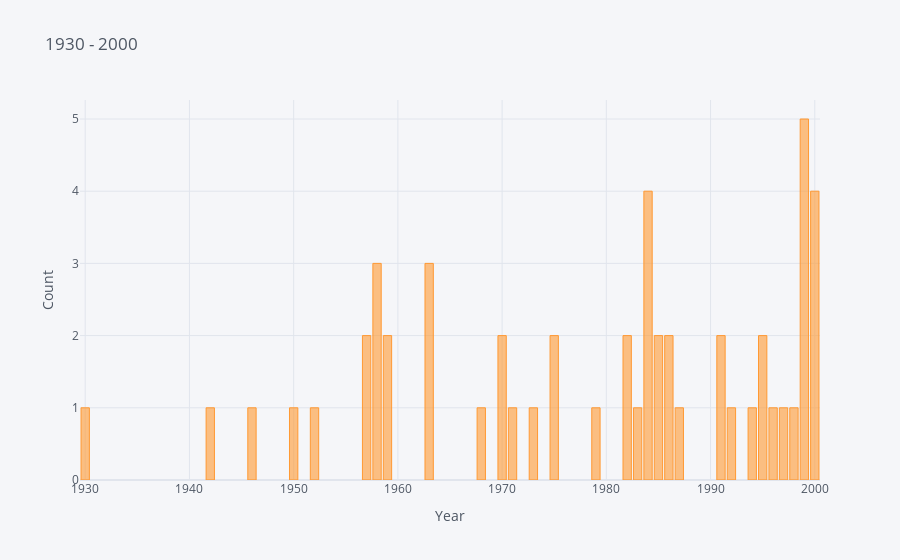

Notebook cell for this chart:
### Code cell
# plt.figure(figsize = (10,5))
tracks_1930_2000 = yearly_tracks_count.loc[1930:2000]
# tracks_1930_2000.plot(kind = 'bar', cmap = 'coolwarm')
# plt.xlabel('Year')
# plt.ylabel('Count')
# plt.title('1930 - 2000')
# plt.show()
tracks_1930_2000.iplot(kind = 'bar', xTitle = 'Year', yTitle = 'Count', title = '1930 - 2000')

### Figure 1 — Plotly figure (JSON) as saved in the notebook; plotly's stock layout.template omitted (floating-point values rounded to 4 significant figures)
{"data": [{"marker": {"color": "rgba(255, 153, 51, 0.6)", "line": {"color": "rgba(255, 153, 51, 1.0)", "width": 1}}, "name": "track_name", "orientation": "v", "text": "", "type": "bar", "x": [1930, 1942, 1946, 1950, 1952, 1957, 1958, 1959, 1963, 1968, 1970, 1971, 1973, 1975, 1979, 1982, 1983, 1984, 1985, 1986, 1987, 1991, 1992, 1994, 1995, 1996, 1997, 1998, 1999, 2000], "y": [1, 1, 1, 1, 1, 2, 3, 2, 3, 1, 2, 1, 1, 2, 1, 2, 1, 4, 2, 2, 1, 2, 1, 1, 2, 1, 1, 1, 5, 4]}], "layout": {"autosize": true, "legend": {"bgcolor": "#F5F6F9", "font": {"color": "#4D5663"}}, "paper_bgcolor": "#F5F6F9", "plot_bgcolor": "#F5F6F9", "title": {"font": {"color": "#4D5663"}, "text": "1930 - 2000"}, "xaxis": {"autorange": true, "gridcolor": "#E1E5ED", "range": [1930.0, 2000.0], "showgrid": true, "tickfont": {"color": "#4D5663"}, "title": {"font": {"color": "#4D5663"}, "text": "Year"}, "type": "linear", "zerolinecolor": "#E1E5ED"}, "yaxis": {"autorange": true, "gridcolor": "#E1E5ED", "range": [0, 5.263], "showgrid": true, "tickfont": {"color": "#4D5663"}, "title": {"font": {"color": "#4D5663"}, "text": "Count"}, "type": "linear", "zerolinecolor": "#E1E5ED"}}}
